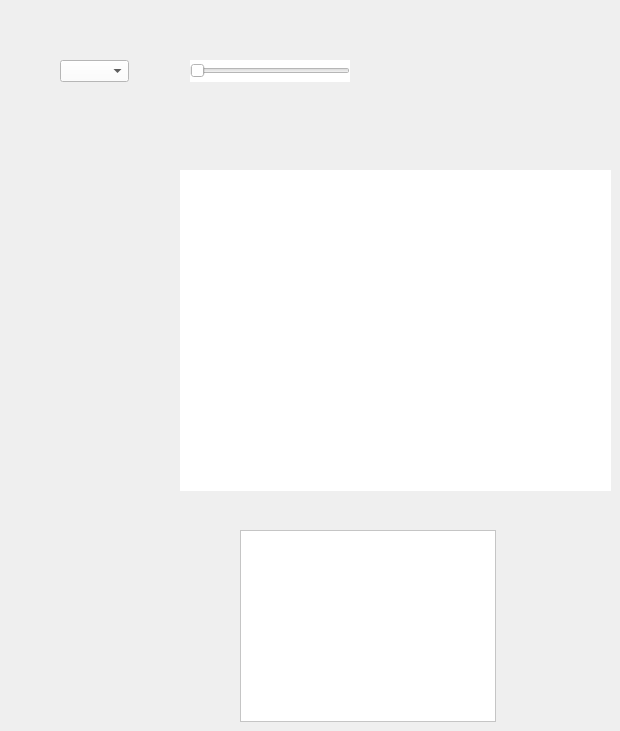
      <widget class="QWidget" name="tab">
       <attribute name="title">
        <string>Plots</string>
       </attribute>
       <widget class="QWidget" name="widget" native="true">
        <property name="geometry">
         <rect>
          <x>180</x>
          <y>170</y>
          <width>431</width>
          <height>321</height>
         </rect>
        </property>
        <property name="styleSheet">
         <string notr="true">background-color: rgb(255, 255, 255);</string>
        </property>
       </widget>
       <widget class="QComboBox" name="comboBox">
        <property name="geometry">
         <rect>
          <x>60</x>
          <y>60</y>
          <width>69</width>
          <height>22</height>
         </rect>
        </property>
        <property name="styleSheet">
         <string notr="true">background-color: rgb(255, 255, 255);</string>
        </property>
       </widget>
       <widget class="QSlider" name="horizontalSlider">
        <property name="geometry">
         <rect>
          <x>190</x>
          <y>60</y>
          <width>160</width>
          <height>22</height>
         </rect>
        </property>
        <property name="styleSheet">
         <string notr="true">background-color: rgb(255, 255, 255);</string>
        </property>
        <property name="orientation">
         <enum>Qt::Horizontal</enum>
        </property>
       </widget>
       <widget class="QTableView" name="tableView">
        <property name="geometry">
         <rect>
          <x>240</x>
          <y>530</y>
          <width>256</width>
          <height>192</height>
         </rect>
        </property>
        <property name="styleSheet">
         <string notr="true">background-color: rgb(255, 255, 255);</string>
        </property>
       </widget>
      </widget>
